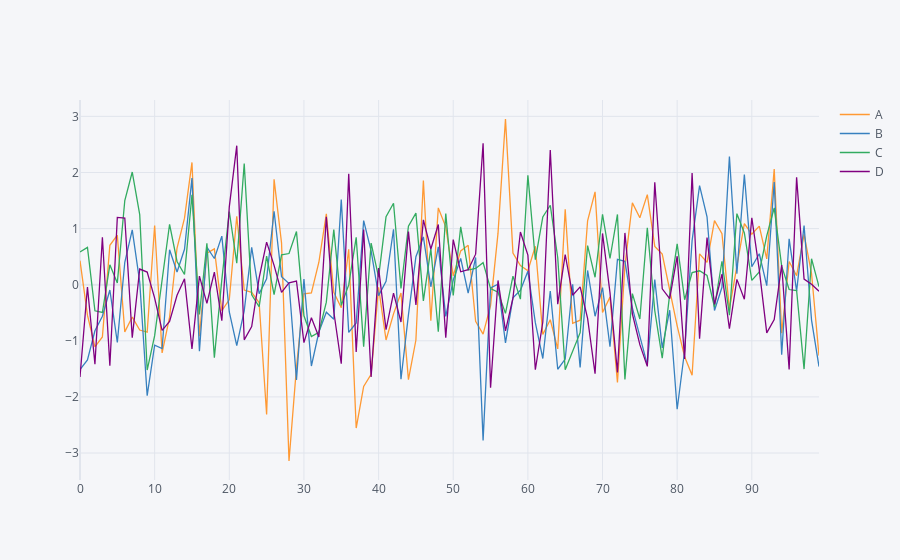

Here is the notebook cell this chart was saved with:
### Code cell
# Interactive Linear Plot
df.iplot()
